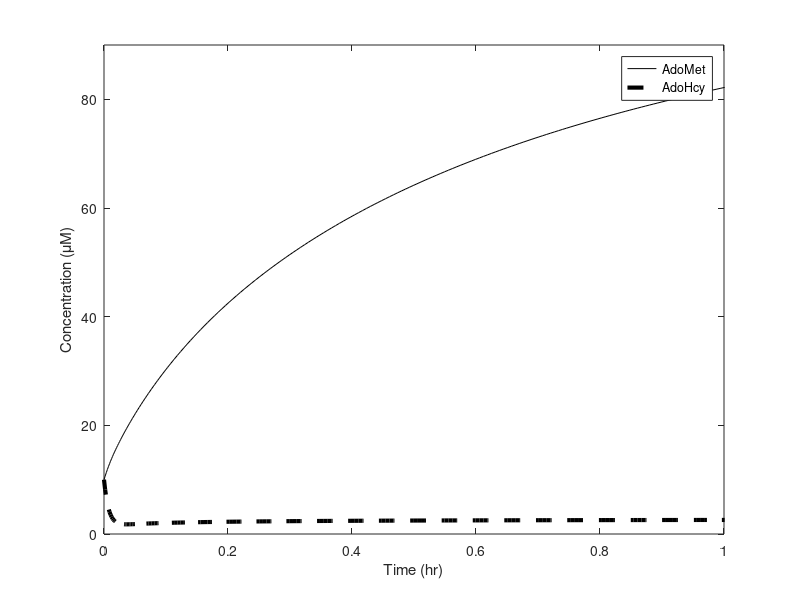
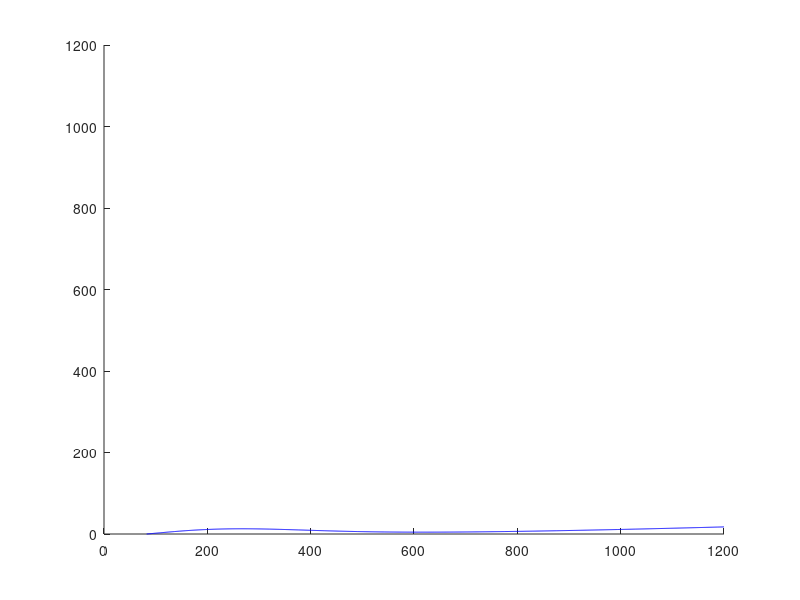

Source code (MATLAB) for these figures, in order: (Note: this script raises an error after producing the figures.)
%file methionine_model.m
%from Martinov et al. (2000) Journal of Theoretical Biology vol. 204 pp. 521-532
%generates figures 5.10, 5.11, 5.12
%problem 5.6.6

function methionine_model

global n1adomet;

%parameter declaration
%MATI
global v_MATI_max ;
global K_MATI_m ;
global K_MATI_i ;
global Met;

%MATIII
global v_MATIII_max ;
global K_MATIII_m2 ;

%MET
global v_MET_max ;
global A_over_K_MET_m2 ;

%GNMT
global v_GNMT_max ;
global K_GNMT_m ;
global K_GNMT_i ;

%D
global alpha_d ;

%AHC
global K_AHC;
global Adenosine

%parameter assignment
%METI
v_MATI_max = 561;
K_MATI_m = 41;
K_MATI_i = 50;

%MATIII
v_MATIII_max = 22870; %22.87 mmol/hr/l;
K_MATIII_m2 = 21.1;

%MET
v_MET_max = 4544;
A_over_K_MET_m2 = 0.1;

%GNMT
v_GNMT_max = 10600; %10.6 mmol/hr/l;
K_GNMT_m = 4500;
K_GNMT_i = 20;

%D
alpha_d = 1333;

%AHC
K_AHC = 0.1;
Adenosine = 1;

%Methionine concentration
Met=48.5; 

%set simulation length
Tend=5;

%initial concentrations
S0=[10,10];

%specification of dynamics
ODEFUN=@methdt;

%simulation
[t,S]=ode45(ODEFUN, [0,Tend], S0);

%figure 5.10
fig1=figure(1)
set(gca,'fontsize',14)
plot(t, S(:,1), 'k', t, S(:,2), 'k--', 'LineWidth', 3)
axis([0 1 0 90])
xlabel('Time (hr)')
ylabel('Concentration (\muM)')
legend('AdoMet', 'AdoHcy')

    
     
%Figure 5.11A
      
%define nullclines:
myfun1 = @(m,h) (v_MATI_max * (1/(1+ (K_MATI_m/Met)*(1+m/K_MATI_i))) + v_MATIII_max * (1/(1+ ((20000/(1+ 5.7*(m/(m+600))^2))*K_MATIII_m2)/(Met^2+Met*K_MATIII_m2)))) - (v_GNMT_max * (1/(1+(K_GNMT_m/m)^2.3)) * (1/(1+h/K_GNMT_i))+v_MET_max * (1/(1+ (10 * (1 + h/4))/m + 1/A_over_K_MET_m2 + (1/A_over_K_MET_m2)*((10 * (1 + h/4))/m))))
myfun2 = @(m,h) ((v_GNMT_max * (1/(1+(K_GNMT_m/m)^2.3)) * (1/(1+h/K_GNMT_i))+v_MET_max * (1/(1+ (10 * (1 + h/4))/m + 1/A_over_K_MET_m2 + (1/A_over_K_MET_m2)*((10 * (1 + h/4))/m)))) - alpha_d * (h*K_AHC/Adenosine))/(1+K_AHC/Adenosine)

figure(2)
hold on

[m,h] = meshgrid(0:1:1200);   %# Create a mesh of m and h points
f = (v_MATI_max.*(1./(1+ (K_MATI_m./Met).*(1+m./K_MATI_i))) + v_MATIII_max.*(1./(1+ ((20000./(1+ 5.7*(m./(m+600)).^2))*K_MATIII_m2)./(Met^2+Met*K_MATIII_m2)))) - (v_GNMT_max.*(1./(1+(K_GNMT_m./m).^2.3)).*(1./(1+h./K_GNMT_i))+v_MET_max.*(1./(1+ (10.*(1 + h./4))./m + 1./A_over_K_MET_m2 + (1./A_over_K_MET_m2).*((10.*(1 + h./4))./m))));             %# Evaluate f at those points
contour(m,h,f,[0 0],'b');     %# Generate the contour plot
setcurve('color',[0.5 0.5 0.5],'Linewidth', 2) 
axis([0 1200 0 6])

%adohcy nullcline
a2=ezplot(@(m,h) myfun2(m,h), [0 1200 0 6])
setcurve('color','black','Linewidth', 2) 

set(gca, 'fontsize', 14)
axis([0 1200 0 6])
legend('AdoMet nullcline', 'AdoHcy nullcline')
xlabel('[AdoMet] (\muM) ')
ylabel('[AdoHcy] (\muM)')
title('')
str1(1) = {'A'};
text(-140,6,str1, 'Fontsize', 40)

%set simulation length
Tend=15;

% generate simualtion traces 
%[t1,S1]=ode45(ODEFUN, [0,Tend], [0,0]);
[t1,S1]=ode45(ODEFUN, [0,Tend], [500,1.5]);
[t2,S2]=ode45(ODEFUN, [0,Tend], [900,2.5]);
[t3,S3]=ode45(ODEFUN, [0,Tend], [1100,3.5]);
[t4,S4]=ode45(ODEFUN, [0,Tend], [400,5.0]);
[t5,S5]=ode45(ODEFUN, [0,Tend], [800,5.5]);
[t6,S6]=ode45(ODEFUN, [0,Tend], [1000,5.75]);
[t7,S7]=ode45(ODEFUN, [0,Tend], [300,1]);
[t8,S8]=ode45(ODEFUN, [0,Tend], [700,2]);
[t9,S9]=ode45(ODEFUN, [0,Tend], [200,5]);
[t10,S10]=ode45(ODEFUN, [0,Tend], [600,5.25]);

%plot traces
plot(S1(:,1),S1(:,2),'k--','LineWidth',2)
plot(S2(:,1),S2(:,2),'k--','LineWidth',2)
plot(S3(:,1),S3(:,2),'k--','LineWidth',2)
plot(S4(:,1),S4(:,2),'k--','LineWidth',2)
plot(S5(:,1),S5(:,2),'k--','LineWidth',2)
plot(S6(:,1),S6(:,2),'k--','LineWidth',2)
plot(S7(:,1),S7(:,2),'k--','LineWidth',2)
plot(S8(:,1),S8(:,2),'k--','LineWidth',2)
plot(S9(:,1),S9(:,2),'k--','LineWidth',2)
plot(S10(:,1),S10(:,2),'k--','LineWidth',2)

%Figure 5.11A

%set Methionine level
Met=51 
      
%define nullclines:
myfun11 = @(m,h) (v_MATI_max * (1/(1+ (K_MATI_m/Met)*(1+m/K_MATI_i))) + v_MATIII_max * (1/(1+ ((20000/(1+ 5.7*(m/(m+600))^2))*K_MATIII_m2)/(Met^2+Met*K_MATIII_m2)))) - (v_GNMT_max * (1/(1+(K_GNMT_m/m)^2.3)) * (1/(1+h/K_GNMT_i))+v_MET_max * (1/(1+ (10 * (1 + h/4))/m + 1/A_over_K_MET_m2 + (1/A_over_K_MET_m2)*((10 * (1 + h/4))/m))))
myfun22 = @(m,h) ((v_GNMT_max * (1/(1+(K_GNMT_m/m)^2.3)) * (1/(1+h/K_GNMT_i))+v_MET_max * (1/(1+ (10 * (1 + h/4))/m + 1/A_over_K_MET_m2 + (1/A_over_K_MET_m2)*((10 * (1 + h/4))/m)))) - alpha_d * (h*K_AHC/Adenosine))/(1+K_AHC/Adenosine)

figure(3)
hold on

[m,h] = meshgrid(0:1:1200);   %# Create a mesh of m and h points
f = (v_MATI_max.*(1./(1+ (K_MATI_m./Met).*(1+m./K_MATI_i))) + v_MATIII_max.*(1./(1+ ((20000./(1+ 5.7*(m./(m+600)).^2))*K_MATIII_m2)./(Met^2+Met*K_MATIII_m2)))) - (v_GNMT_max.*(1./(1+(K_GNMT_m./m).^2.3)).*(1./(1+h./K_GNMT_i))+v_MET_max.*(1./(1+ (10.*(1 + h./4))./m + 1./A_over_K_MET_m2 + (1./A_over_K_MET_m2).*((10.*(1 + h./4))./m))));             %# Evaluate f at those points
contour(m,h,f,[0 0],'b');     %# Generate the contour plot
setcurve('color',[0.5 0.5 0.5],'Linewidth', 2) 
axis([0 1200 0 6])

%adohcy nullcline
a2=ezplot(@(m,h) myfun22(m,h), [0 1200 0 6])
setcurve('color','black','Linewidth', 2) 

set(gca, 'fontsize', 14)
axis([0 1200 0 6])
legend('AdoMet nullcline', 'AdoHcy nullcline')
xlabel('[AdoMet] (\muM)')
ylabel('[AdoHcy] (\muM)')
title('')

str1(1) = {'B'};
text(-140,6,str1, 'Fontsize', 40)

% generate simulation traces     
[t1,S1]=ode45(ODEFUN, [0,Tend], [420,1.5]);
[t2,S2]=ode45(ODEFUN, [0,Tend], [820,2.5]);
[t3,S3]=ode45(ODEFUN, [0,Tend], [1120,3.5]);
[t4,S4]=ode45(ODEFUN, [0,Tend], [520,5.0]);
[t5,S5]=ode45(ODEFUN, [0,Tend], [620,2]);
[t6,S6]=ode45(ODEFUN, [0,Tend], [240,4.5]);
[t7,S7]=ode45(ODEFUN, [0,Tend], [720,5.25]);

%plot simulation traces
plot(S1(:,1),S1(:,2),'k--','LineWidth',2)
plot(S2(:,1),S2(:,2),'k--','LineWidth',2)
plot(S3(:,1),S3(:,2),'k--','LineWidth',2)
plot(S4(:,1),S4(:,2),'k--','LineWidth',2)
plot(S5(:,1),S5(:,2),'k--','LineWidth',2)
plot(S6(:,1),S6(:,2),'k--','LineWidth',2)
plot(S7(:,1),S7(:,2),'k--','LineWidth',2)


%Figure 5.12
%numerical calculation of bifurcation curve. The separation of time-scales
%in this model makes bifurcation analysis with AUTO challenging.  The code
%below implements a `brute force' approach of sampling the stady state by
%running a sequence of simulations.

%toggle: set the if statement to "1==1" to run this part of the code. As written, it may take
%more than an hour to run.  Reduce the value of N to run a shorter version
%of the code (with a reduced mesh size).
if 1==0
    
N=400

%declare vectors to hold points on the bifurcation curve
m1_values1=zeros(1,N);
adom1_states1=zeros(1,N);
m1_values2=zeros(1,N);
adom1_states2=zeros(1,N);
m1_values3=zeros(1,N);
adom1_states3=zeros(1,N);

for i=1:N
    %set Methionine level
    Met=40+20*(i-1)/(N-1);
    %output step index (for tracking progress in the command window)
    i
    %find steady state from low S1
    [t,S]=ode45(ODEFUN, [0,200], [0,1000]);
    m1_values1(i)=Met;
    adom1_states1(i)=S(length(t),1);
    
    %find steady state from high S1
    [t,S]=ode45(ODEFUN, [0,200], [1000,0]);
    m1_values2(i)=Met;
    adom1_states2(i)=S(length(t),1);
    
    %find unstable steady state by solving steady state condition from a
    %point near the unstable steady state
    displacement= @(x) ((v_MATI_max * (1/(1+ (K_MATI_m/Met)*(1+x(1)/K_MATI_i))) + v_MATIII_max * (1/(1+ ((20000/(1+ 5.7*(x(1)/(x(1)+600))^2))*K_MATIII_m2)/(Met^2+Met*K_MATIII_m2)))) - (v_GNMT_max * (1/(1+(K_GNMT_m/x(1))^2.3)) * (1/(1+x(2)/K_GNMT_i))+v_MET_max * (1/(1+ (10 * (1 + x(2)/4))/x(1) + 1/A_over_K_MET_m2 + (1/A_over_K_MET_m2)*((10 * (1 + x(2)/4))/x(1))))))^2 + (((v_GNMT_max * (1/(1+(K_GNMT_m/x(1))^2.3)) * (1/(1+x(2)/K_GNMT_i))+v_MET_max * (1/(1+ (10 * (1 + x(2)/4))/x(1) + 1/A_over_K_MET_m2 + (1/A_over_K_MET_m2)*((10 * (1 + x(2)/4))/x(1))))) - alpha_d * (x(2)*K_AHC/Adenosine))/(1+K_AHC/Adenosine))^2;
    [steady_state, FVAL]=fminsearch(@(x) displacement(x), [500 3]);
    m1_values3(i)=Met;
    if FVAL<0.0001
    adom1_states3(i)=steady_state(1);
    else
        adom1_states3(i)=NaN;
    end
end

%plot points
figure(4)
set(gca,'fontsize',14)
hold on
c=[0 0 0;0.4 0.4 0.4;0.8 0.8 0.8];
set(0,'DefaultAxesColorOrder',c)
plot(m1_values1, adom1_states1, 'k*')
plot(m1_values2, adom1_states2, 'k*')
plot(m1_values3, adom1_states3,  'Linewidth', 3, 'color',[0.5 0.5 0.5])
xlabel('[Met] (\mu M)')
ylabel('steady state [AdoMet] (\mu M)')
     
end

end

%dynamics
function dS = methdt(t,S)

%parameter declaration
%MATI
global v_MATI_max ;
global K_MATI_m ;
global K_MATI_i ;
global Met;

%MATIII
global v_MATIII_max ;
global K_MATIII_m2 ;

%MET
global v_MET_max ;
global A_over_K_MET_m2 ;

%GNMT
global v_GNMT_max ;
global K_GNMT_m ;
global K_GNMT_i ;

%D
global alpha_d ;

%AHC
global K_AHC;
global Adenosine

%define states locally
AdoMet=S(1);
AdoHcy=S(2);

%auxilliary variables
K_MATIII_m1 = 20000/(1+ 5.7*(AdoMet/(AdoMet+600))^2);
K_MET_m1 = 10 * (1 + AdoHcy/4);
Hcy = AdoHcy*K_AHC/Adenosine;


v_MATI= v_MATI_max * (1/(1+ (K_MATI_m/Met)*(1+AdoMet/K_MATI_i))) ; 
v_MATIII = v_MATIII_max * (1/(1+ (K_MATIII_m1*K_MATIII_m2)/(Met^2+Met*K_MATIII_m2)));
v_GNMT = v_GNMT_max * (1/(1+(K_GNMT_m/AdoMet)^2.3)) * (1/(1+AdoHcy/K_GNMT_i));
v_MET = v_MET_max * (1/(1+ K_MET_m1/AdoMet + 1/A_over_K_MET_m2 + (1/A_over_K_MET_m2)*(K_MET_m1/AdoMet)));
V_D = alpha_d * Hcy;

dAdoMetdt = (v_MATI + v_MATIII) - (v_GNMT+v_MET);
dAdoHcydt = ((v_GNMT+v_MET) - V_D)/(1+K_AHC/Adenosine);

dS=[dAdoMetdt; dAdoHcydt];

end

%graphics function:
%change properties of last curve in current figure
%Examples:
%     setcurve('color','red')
%     setcurve('color','green','linestyle','--')
%Type  help plot  to see available colors and line styles 
function setcurve(varargin)
h=get(gca,'children');
set(h(1),varargin{:})
end
